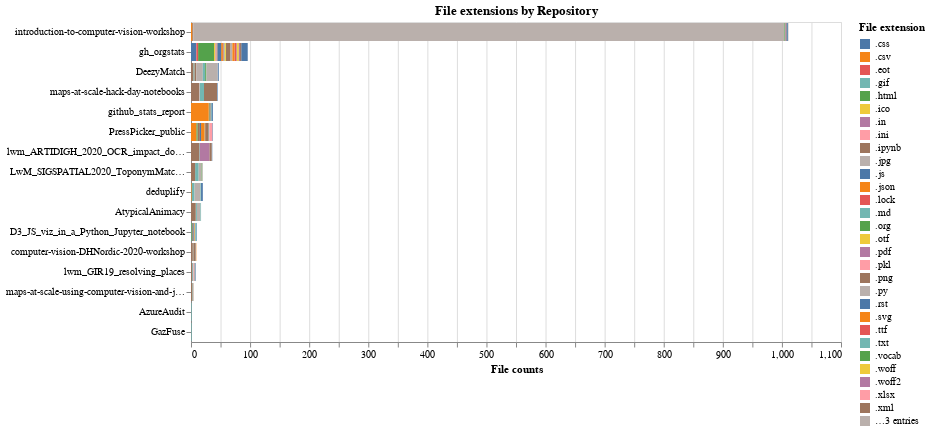

Notebook code cell kept with this figure:
### Markdown cell above
### File extensions by repository

This chart shows the number and type of files for each public Living with Machines repository **note** that this only considers files on the default branch of the repository.

### Code cell
df = pd.DataFrame.from_dict(lwm_stats.get_org_file_ext_frequency("public"))
df.reset_index(inplace=True)
data = pd.melt(frame=df, id_vars=["index"], value_name="count")
chart = (
    alt.Chart(data)
    .mark_bar()
    .encode(
        y=alt.Y(
            "variable:N",
            title=None,
            sort=alt.EncodingSortField(field="count", order="descending", op="sum"),
        ),
        x=alt.X("count:Q", title="File counts", axis=alt.Axis(tickRound=False)),
        color=alt.Color("index:N", title="File extension"),
        tooltip=[alt.Tooltip("index:N", title="file extension"), "count:Q"],
    )
    .properties(width=WIDTH, title='File extensions by Repository')
)
chart

### Figure 1 — Vega-Lite specification as saved in the notebook (floating-point values rounded to 4 significant figures; data arrays with more than 128 entries replaced by an {"elided": "..."} marker saying what was removed)
{"config": {"view": {"continuousWidth": 400, "continuousHeight": 300}}, "data": {"name": "data-0dd67a52b29180ffe787550b9ad489e1"}, "mark": "bar", "encoding": {"color": {"type": "nominal", "field": "index", "title": "File extension"}, "tooltip": [{"type": "nominal", "field": "index", "title": "file extension"}, {"type": "quantitative", "field": "count"}], "x": {"type": "quantitative", "axis": {"tickRound": false}, "field": "count", "title": "File counts"}, "y": {"type": "nominal", "field": "variable", "sort": {"field": "count", "op": "sum", "order": "descending"}, "title": null}}, "title": "File extensions by Repository", "width": 650, "$schema": "https://vega.github.io/schema/vega-lite/v4.8.1.json", "datasets": {"data-0dd67a52b29180ffe787550b9ad489e1": {"elided": "512 records"}}}
